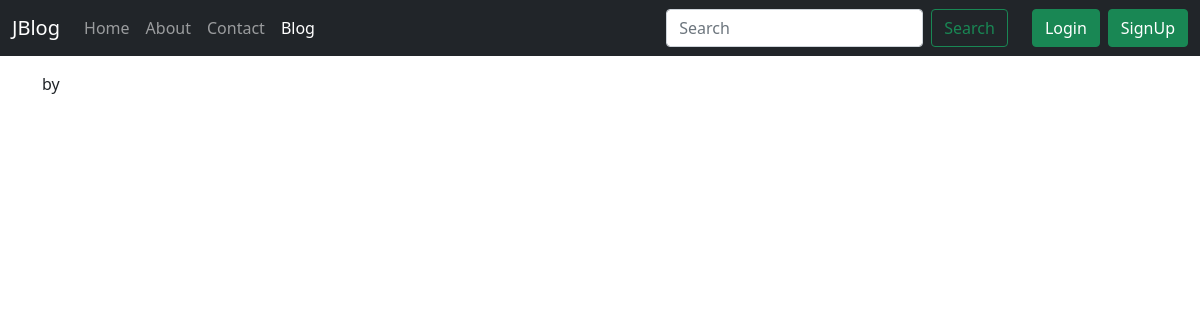
The page /blog/first-post on the database as committed earlier.
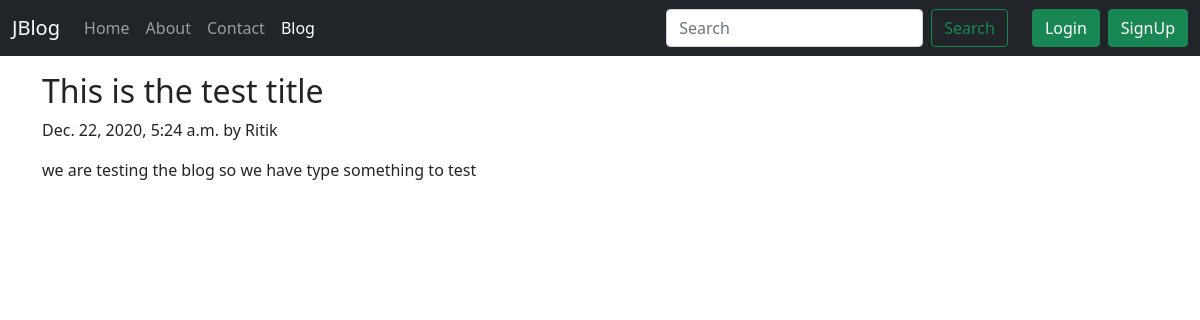
The same page on the database as committed later.
### blog/models.py (models this page shows, shortened)
class Post(models.Model):
    sno = models.AutoField(primary_key=True)
    title = models.CharField(max_length=255)
    content = models.TextField()
    author = models.CharField(max_length=100)
    slug = models.CharField(max_length=130)
    timeStamp = models.DateTimeField(blank=True)

### blog/views.py (the view)
# urls.py: path('<str:slug>', views.blogPost, name='blogPost')
def blogPost(request, slug):
    post = Post.objects.filter(slug=slug).first()
    context = {'post':post}
    return render(request, 'blog/blogPost.html', context)

### templates/blog/blogPost.html (shortened to what this page needs)
{% extends 'base.html' %}
{% block blogactive %} active {% endblock blogactive %}
{% block body %}
<div class="container my-3">
    <h2 class="blog-post-title">{{post.title}}</h2>
    <p class="blog-post-meta">{{post.timeStamp}} by {{post.author}}</p>
    <p>{{post.content}}</p>
</div>
{% endblock body %}

Rows that differ between the two databases and show on the page:
added Post: title "This is the test title", timeStamp "Dec. 22, 2020, 5:24 a.m.", author "Ritik", content "we are testing the blog so we have type something to test"
